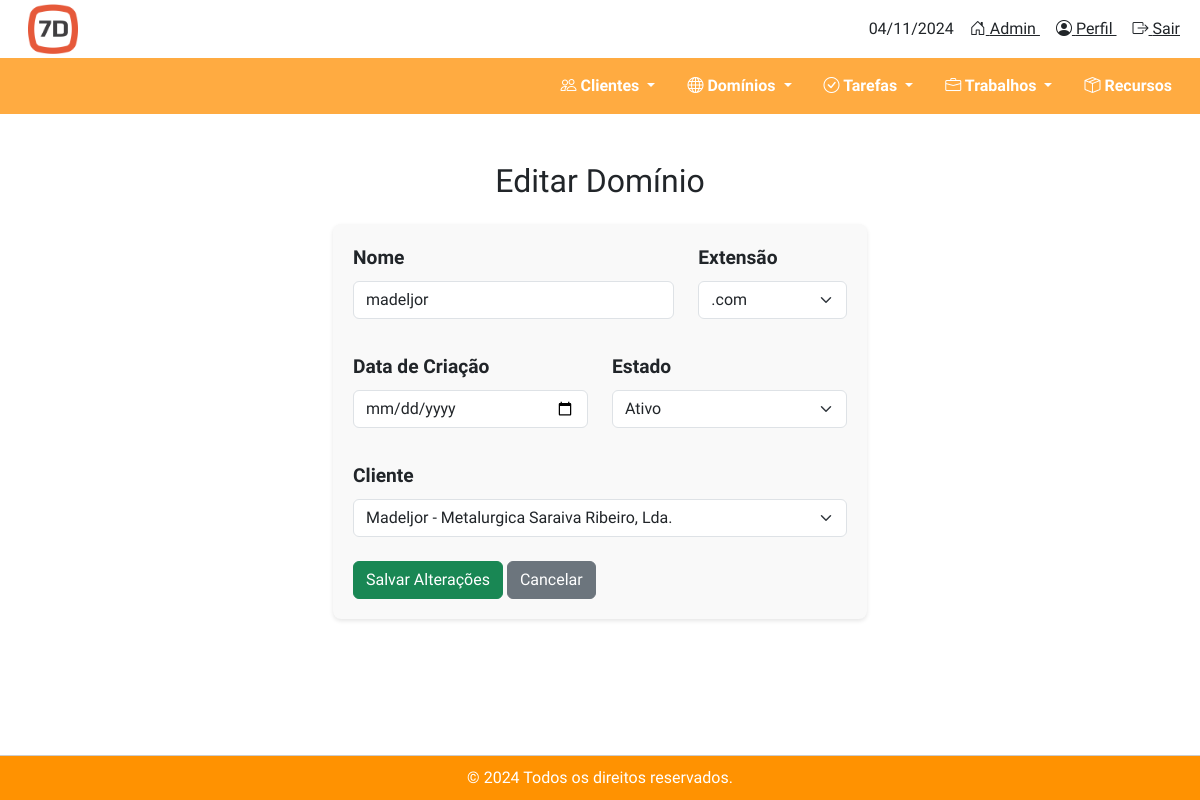
The app's page /dominios/editar/1/ with its own data.
### dominios/models.py (models this page shows, shortened)
class Dominio(models.Model):
    ESTADOS = [
        ('ativo', 'Ativo'),
        ('suspenso', 'Suspenso'),
        ('expirado', 'Expirado'),
        ('terminado', 'Terminado'),
    ]
    EXTENSOES = [
        ('.com', '.com'),
        ('.pt', '.pt'),
        ('.net', '.net'),
        ('.org', '.org'),
        ('.bizz', '.bizz'),
    ]
    nome = models.CharField(max_length=255)
    extensao = models.CharField(max_length=10, choices=EXTENSOES)
    estado = models.CharField(max_length=10, choices=ESTADOS)
    data_criacao = models.DateField()  # Alterado para DateField
    data_expiracao = models.DateField()  # Alterado para DateField
    cliente = models.ForeignKey(Cliente, on_delete=models.CASCADE, related_name='dominios_dominio')

### dominios/views.py (the view)
# urls.py: path('editar/<int:id>/', editar_dominio, name='editar_dominio'),
def editar_dominio(request, id):
    dominio = get_object_or_404(Dominio, pk=id)  # Obtendo o domínio pelo id
    clientes = Cliente.objects.all()  # Obtendo todos os clientes
    if request.method == 'POST':
        form = DominioForm(request.POST, instance=dominio)
        if form.is_valid():
            form.save()
            return redirect('listar_dominios')
    else:
        form = DominioForm(instance=dominio)
    return render(request, 'dominios/editar.html', {
        'form': form,
        'dominio': dominio,
        'clientes': clientes  # Passando a lista de clientes para o template
    })

### dominios/forms.py
class DominioForm(forms.ModelForm):
    class Meta:
        model = Dominio
        fields = ['nome', 'extensao', 'estado', 'data_criacao', 'cliente']  # Inclui 'data_criacao', remove 'data_expiracao'
        widgets = {
            'data_criacao': forms.DateTimeInput(attrs={'type': 'date'}),
        }

### dominios/templates/dominios/editar.html (shortened to what this page needs)
{% extends 'base.html' %}
{% load static %}
{% block content %}
<link rel="stylesheet" type="text/css" href="{% static 'css/forms.css' %}">
<div class="container mt-5" style="max-width: 50%; margin: 0 auto;">
    <h2 class="text-center mb-4">Editar Domínio</h2>
    <form method="POST">
        <div class="row mb-4">
            <div class="col-md-8">
                <label for="nome" class="form-label" style="font-size: 1.2rem; font-weight: bold;">Nome</label>
                <input type="text" class="form-control" id="nome" name="nome" value="{{ form.nome.value }}" required>
            </div>
            <div class="col-md-4">
                <label for="extensao" class="form-label" style="font-size: 1.2rem; font-weight: bold;">Extensão</label>
                <select class="form-select" id="extensao" name="extensao" required>
                    <option value=".com" {% if form.extensao.value == '.com' %}selected{% endif %}>.com</option>
                </select>
            </div>
        </div>
        <div class="row mb-4">
            <div class="col-md-6">
                <label for="data_criacao" class="form-label" style="font-size: 1.2rem; font-weight: bold;">Data de Criação</label>
                <input type="date" class="form-control" id="data_criacao" name="data_criacao" value="{{ form.data_criacao.value }}" required>
            </div>
            <div class="col-md-6">
                <label for="estado" class="form-label" style="font-size: 1.2rem; font-weight: bold;">Estado</label>
                <select class="form-select" id="estado" name="estado" required>
                    <option value="ativo" {% if form.estado.value == 'ativo' %}selected{% endif %}>Ativo</option>
                </select>
            </div>
        </div>
        <div class="mb-4">
            <label for="cliente" class="form-label" style="font-size: 1.2rem; font-weight: bold;">Cliente</label>
            <select class="form-select" id="cliente" name="cliente" required>
                {% for cliente in clientes %}
                <option value="{{ cliente.id }}" {% if form.cliente.value|stringformat:"i" == cliente.id|stringformat:"i" %}selected{% endif %}>{{ cliente.nome }}</option>
                {% endfor %}
            </select>
        </div>
        <button type="submit" class="btn btn-success">Salvar Alterações</button>
        <a href="{% url 'listar_dominios' %}" class="btn btn-secondary">Cancelar</a>
    </form>
    <div style="height: 50px;"></div>
</div>
{% endblock %}

### static/css/styles.css (style rules this page uses)
html, body { height: 100%; margin: 0; padding: 0; }
.container { flex-grow: 1; }
* { font-family: 'Play', sans-serif; }

### static/css/forms.css (style rules this page uses)
form { background-color: #f9f9f9; padding: 20px; border-radius: 8px; box-shadow: 0 2px 4px rgba(0, 0, 0, 0.1); }
input, select { width: 100%; padding: 10px; margin-bottom: 10px; border: 1px solid #ccc; border-radius: 4px; }
button { background-color: #4CAF50; color: white; padding: 10px 20px; border: none; border-radius: 4px; cursor: pointer; }

### records on screen
Dominio: nome "madeljor", extensao ".com", estado "Ativo"

### other values on screen
{{ today }} "04/11/2024"
{{ current_year }} "2024"
form field cliente "Madeljor - Metalurgica Saraiva Ribeiro, Lda."
